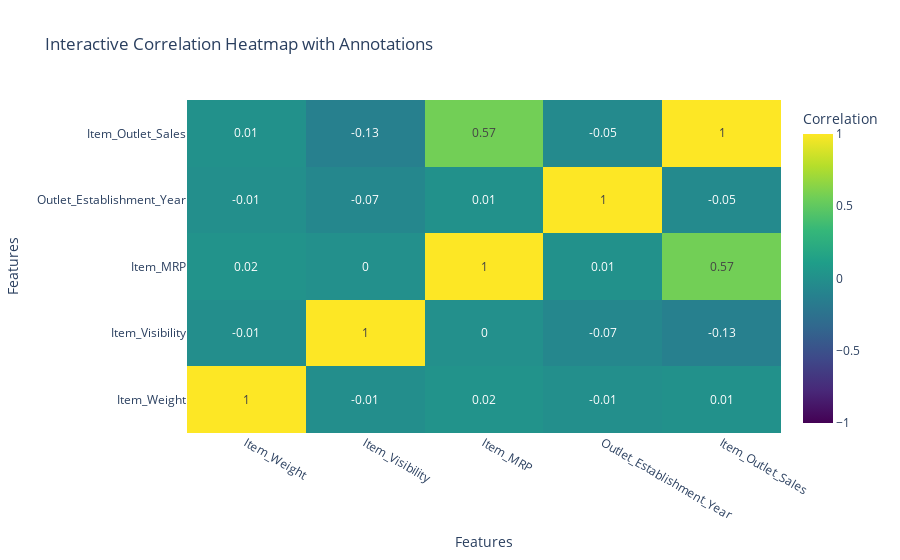

Notebook code cell kept with this figure:
### Code cell
# Select only the numeric columns from the DataFrame
numeric_df = df_Train.select_dtypes(include=['float64', 'int64'])

# Generate the correlation matrix for only the numeric columns
correlation_matrix = numeric_df.corr()

# Create the interactive heatmap with annotations
import plotly.graph_objects as go

fig = go.Figure(data=go.Heatmap(
    z=correlation_matrix.values,
    x=correlation_matrix.columns,
    y=correlation_matrix.columns,
    colorscale='Viridis',
    hoverongaps=False,
    zmin=-1, zmax=1,  # Set the range for correlations
    colorbar=dict(title="Correlation"),
    text=correlation_matrix.values.round(2),
    texttemplate="%{text}"  # Show values in each cell
))

fig.update_layout(
    title="Interactive Correlation Heatmap with Annotations",
    xaxis_title="Features",
    yaxis_title="Features",
    xaxis_nticks=36
)
fig.show()

### Figure 1 — Plotly figure (JSON) as saved in the notebook; plotly's stock layout.template omitted (floating-point values rounded to 4 significant figures)
{"data": [{"colorbar": {"title": {"text": "Correlation"}}, "colorscale": [[0, "#440154"], [0.1111, "#482878"], [0.2222, "#3e4989"], [0.3333, "#31688e"], [0.4444, "#26828e"], [0.5556, "#1f9e89"], [0.6667, "#35b779"], [0.7778, "#6ece58"], [0.8889, "#b5de2b"], [1, "#fde725"]], "hoverongaps": false, "text": [[1, -0.01, 0.02, -0.01, 0.01], [-0.01, 1, 0, -0.07, -0.13], [0.02, 0, 1, 0.01, 0.57], [-0.01, -0.07, 0.01, 1, -0.05], [0.01, -0.13, 0.57, -0.05, 1]], "texttemplate": "%{text}", "type": "heatmap", "x": ["Item_Weight", "Item_Visibility", "Item_MRP", "Outlet_Establishment_Year", "Item_Outlet_Sales"], "y": ["Item_Weight", "Item_Visibility", "Item_MRP", "Outlet_Establishment_Year", "Item_Outlet_Sales"], "z": [[1, -0.01205, 0.02476, -0.008301, 0.01155], [-0.01205, 1, -0.001315, -0.07483, -0.1286], [0.02476, -0.001315, 1, 0.00502, 0.5676], [-0.008301, -0.07483, 0.00502, 1, -0.04913], [0.01155, -0.1286, 0.5676, -0.04913, 1]], "zmax": 1, "zmin": -1}], "layout": {"title": {"text": "Interactive Correlation Heatmap with Annotations"}, "xaxis": {"nticks": 36, "title": {"text": "Features"}}, "yaxis": {"title": {"text": "Features"}}}}
